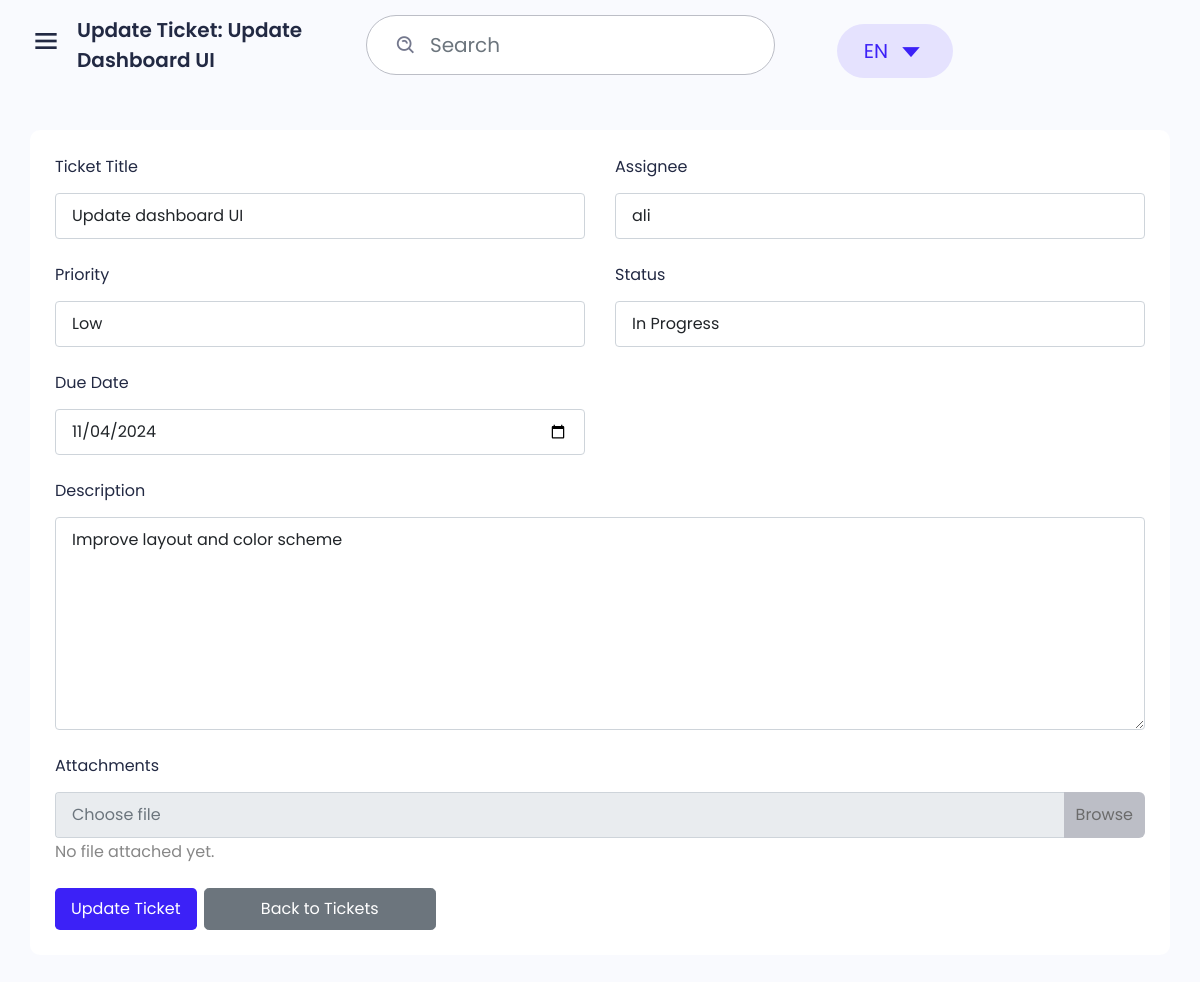
The page /tickets/update/14/ on the database its author committed.
### tickets/models.py (models this page shows)
class Ticket(models.Model):
    title = models.CharField(max_length=255)
    description = models.TextField()
    priority = models.CharField(max_length=50, choices=[('Low', 'Low'), ('Medium', 'Medium'), ('High', 'High'), ('Critical', 'Critical')])
    status = models.CharField(max_length=50, choices=[('Open', 'Open'), ('In Progress', 'In Progress'), ('Resolved', 'Resolved'), ('Closed', 'Closed')])
    assignee = models.ForeignKey(User, related_name='assigned_tickets', on_delete=models.SET_NULL, null=True)
    reporter = models.ForeignKey(User, related_name='reported_tickets', on_delete=models.SET_NULL, null=True)
    due_date = models.DateField()
    created_at = models.DateTimeField(auto_now_add=True)
    updated_at = models.DateTimeField(auto_now=True)

### tickets/views.py (the view)
# urls.py: path('update/<int:pk>/', update_ticket, name='update_ticket'),
def update_ticket(request, pk):
    ticket = get_object_or_404(Ticket, pk=pk)
    users = User.objects.all()  # Retrieve all users to use as assignees
    if request.method == 'POST':
        form = TicketForm(request.POST, request.FILES, instance=ticket)
        if form.is_valid():
            form.save()
            return redirect('ticket_list')
    else:
        form = TicketForm(instance=ticket)
    return render(request, 'tickets/update_ticket.html', {'form': form, 'ticket': ticket, 'users': users})

### tickets/forms.py
class TicketForm(forms.ModelForm):
    class Meta:
        model = Ticket
        fields = ['title', 'description', 'priority', 'status', 'assignee', 'due_date']

### tickets/templates/tickets/update_ticket.html (shortened to what this page needs)
{% extends "layout.html" %}
{% block maintitle %}
<div class="main-title">
    Update Ticket: {{ ticket.title }}
</div>
{% endblock maintitle %}
{% block content %}
<div class="main">
    <div class="main-content project">
        <div class="row">
            <div class="col-12">
                <div class="box">
                    <div class="box-body">
                        <form method="post" enctype="multipart/form-data">
                            <div class="row">
                                <div class="col-md-6 col-sm-12 mb-24">
                                    <div class="form-group">
                                        <label class="form-label">Ticket Title</label>
                                        <input type="text" name="title" class="form-control" placeholder="Enter Ticket Title" value="{{ ticket.title }}" required>
                                    </div>
                                </div>
                                <div class="col-md-6 col-sm-12 mb-24">
                                    <div class="form-group">
                                        <label class="form-label">Assignee</label>
                                        <select name="assignee" class="form-control custom-select select2">
                                            {% for user in users %}
                                            <option value="{{ user.id }}" {% if ticket.assignee and ticket.assignee.id == user.id %}selected{% endif %}>{{ user.username }}</option>
                                            {% endfor %}
                                        </select>
                                    </div>
                                </div>
                            </div>
                            <div class="row">
                                <div class="col-md-6 col-sm-12 mb-24">
                                    <div class="form-group">
                                        <label class="form-label">Priority</label>
                                        <select name="priority" class="form-control custom-select select2" required>
                                            <option value="Low" {% if ticket.priority == 'Low' %}selected{% endif %}>Low</option>
                                        </select>
                                    </div>
                                </div>
                                <div class="col-md-6 col-sm-12 mb-24">
                                    <div class="form-group">
                                        <label class="form-label">Status</label>
                                        <select name="status" class="form-control custom-select select2" required>
                                            <option value="In Progress" {% if ticket.status == 'In Progress' %}selected{% endif %}>In Progress</option>
                                        </select>
                                    </div>
                                </div>
                            </div>
                            <div class="row">
                                <div class="col-md-6 col-sm-12 mb-24">
                                    <div class="form-group">
                                        <label class="form-label">Due Date</label>
                                        <input type="date" name="due_date" class="form-control" value="{{ ticket.due_date|date:'Y-m-d' }}" required>
                                    </div>
                                </div>
                            </div>
                            <div class="form-group mb-24">
                                <label class="form-label">Description</label>
                                <textarea name="description" class="form-control" rows="5" placeholder="Enter Ticket Description" required>{{ ticket.description }}</textarea>
                            </div>
                            <div class="form-group mb-24">
                                <label class="form-label">Attachments</label>
                                <div class="input-group file-browser">
                                    <input type="text" class="form-control border-end-0 browse-file" id="file-name-display" placeholder="Choose file" readonly>
                                    <label class="input-group-append mb-0">
                                        <span class="btn ripple btn-light">Browse
                                        </span>
                                    </label>
                                </div>
                                <div id="file-info-display" class="mt-2 text-info">
                                    <p>No file attached yet.</p>
                                </div>
                            </div>
                            <div class="gr-btn mt-15">
                                <button type="submit" class="btn btn-primary btn-lg fs-16">Update Ticket</button>
                                <a href="{% url 'ticket_list' %}" class="btn btn-secondary btn-lg fs-16 ml-3">Back to Tickets</a>
                            </div>
                        </form>
                    </div>
                </div>
            </div>
        </div>
    </div>
</div>
{% endblock %}

### static/css/grid.css (style rules this page uses)
.row { display: flex; flex-wrap: wrap; margin: 0 -15px; }
[class*="col-"] { padding: 0 15px; margin-bottom: 40px; }
.col-12 { width: 100%; }
@media only screen and (max-width: 1280px) { .col-md-6 { width: 50%; } }

### static/css/responsive.css (style rules this page uses)
@media only screen and  (max-width: 1820px) { .project .box-body { flex-wrap: wrap; } }
@media only screen and (max-width: 1200px) { .main-content { padding: 30px; } }
@media only screen and (max-width: 1200px) { .main-title { font-size: 20px; } }

### rows shown on the page
Ticket: title "Update Dashboard UI", title "Update dashboard UI", assignee "ali", priority "Low", status "In Progress", due_date "11/04/2024", description "Improve layout and color scheme"
